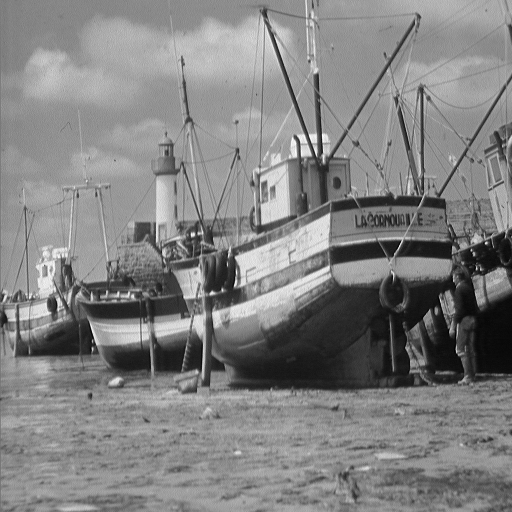
#> input picture Work/fishingboat.tiff, 512 x 512 px, found by its file name
$ jupyter execute 'Cat Map.ipynb'
#> lines starting #> are read from the running program, lines starting #| are printed output that depends on the picture
[cell 1]
import cv2
import numpy as np
import matplotlib.pyplot as plt

[cell 2]
def arnold_cat_map(img, n):
    r, c = img.shape
    for _ in range(n):
        img_new = np.zeros_like(img)
        for x in range(r):
            for y in range(c):
                x_new = (2*x + y) % r
                y_new = (x + y) % r
                img_new[x_new, y_new] = img[x, y]

        img = img_new
    return img

[cell 3]
img = cv2.imread('fishingboat.tiff',0)
#> img is the input picture: shape (512, 512); min 0, max 255, mean 129.7
img = cv2.resize(img, (101,101))
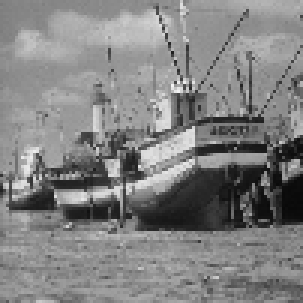
#> img: shape (101, 101) (shown 3 times larger); min 8, max 243, mean 129.4
for i in range(30):
    plt.title("Iteration "+str(i))
    plt.imshow(arnold_cat_map(img,i),cmap='gray')
    plt.show()
#> this loop made 30 passes
#> pass 2, `plt.show()`:
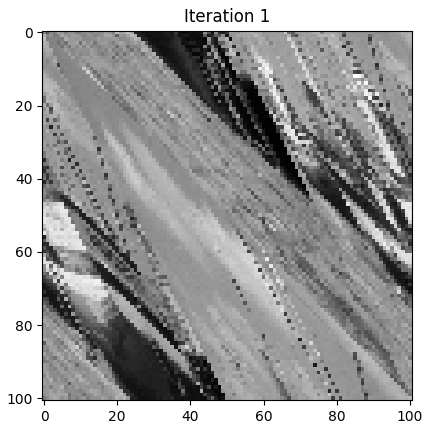
#> figure drawn by matplotlib, 1 panel

$ run again, with Work/elaine.tiff copied over Work/fishingboat.tiff
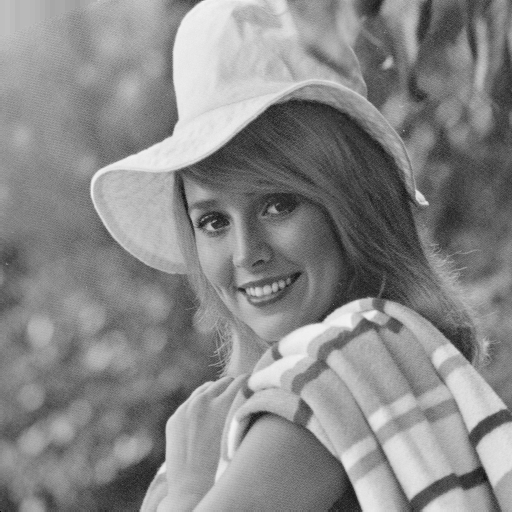
#> input picture Work/elaine.tiff, 512 x 512 px, found by its file name
#> img is the input picture: shape (512, 512); min 0, max 243, mean 136.4
#> `img = cv2.resize(img, (101,101))`:
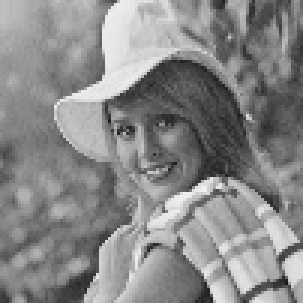
#> img: shape (101, 101) (shown 3 times larger); min 26, max 241, mean 136.2
#> the loop `for i in range(30):` made 30 passes
#> pass 2, `plt.show()`:
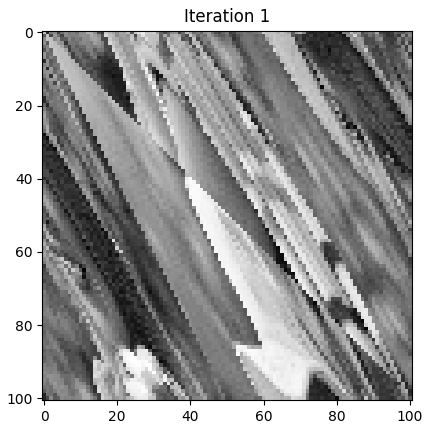
#> figure drawn by matplotlib, 1 panel
